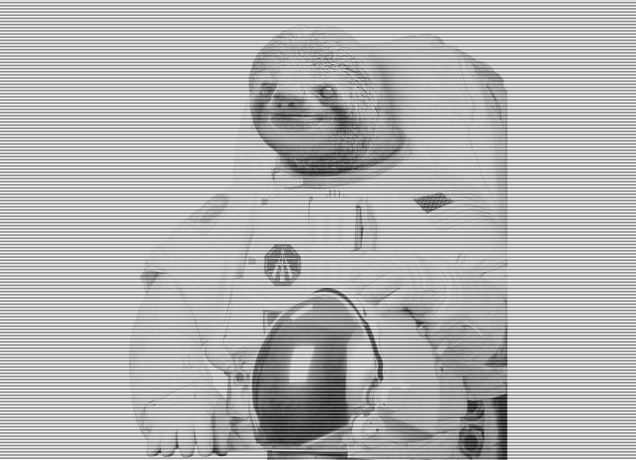
#> input picture Tutorial 4 Fourier Transforms/SlothySinNoise.png, 1272 x 920 px (shown at 1/2 size)
$ jupyter execute 'Tutorial 3.ipynb'
#> lines starting #> are read from the running program, lines starting #| are printed output that depends on the picture
# Tutorial 3 Notebook - Fourier Transforms
In this notebook, we will be practicing implementing fourier transforms
You need to be able to do this for your first assignment!
As usual, please read through the code and understand it.

[cell 1]
import numpy as np
import scipy as sp
import scipy.fftpack
from matplotlib import pyplot as plt

## Part 1 - Baby's First Fourier Transform.
We are going to make a sinusoid with a certain frequency, then see if we can pick up the frequency from our fourier transform

[cell 2]
# Parameters that we might change (I like to keep these separate, to make it easier)
frequency = 0.1 #rads/sec, frequency of our sinusoid
sampling_time = 10000 #seconds, how long in time we will generate our sinusoid for.
timestep = 10 #seconds, the time in between each sample. (The inverse of this is our sample rate in Hz)

# Generate our timebase
num_samples = int(sampling_time/timestep) + 1  # Number of samples we will take
time_base = np.linspace(0, sampling_time, num_samples)
print("Time Base:")
print(time_base[0:5]) # Print out the first 5 items in the timebase just to check that it's what we expect

# Generate our sinusoid, and plot it!
x = np.sin(time_base*frequency)
plt.plot(time_base, x)
plt.xlabel('Time (s)')
plt.show()
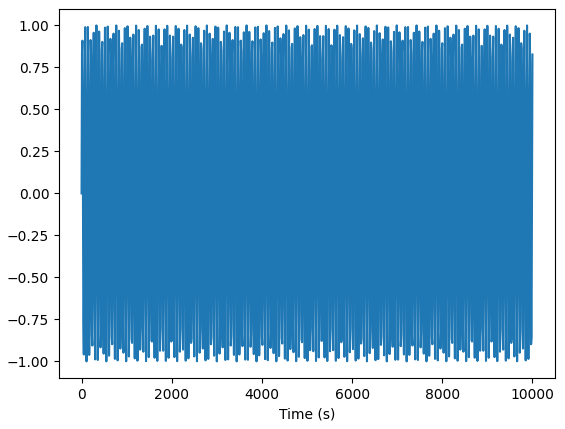
#> figure drawn by matplotlib, 1 panel; curve peaks at x = 6990, y = 1
# Generate the fourier transform of our sinusoid
X = sp.fftpack.fft(x)
freq_base = sp.fftpack.fftfreq(num_samples, d=timestep) # Generates our frequency base
print(freq_base)

# Prepare to plot our fourier transform (effort!)
# Step 1 - take the absolute value of our fourier transform
X = np.abs(X)
# Step 2 - take only the second half of our fourier transform (it's mirrored about f = 0)
X = np.copy(X[:num_samples//2])
freq_base = np.copy(freq_base[:num_samples//2])
# Step 3 - plot the thing!
plt.figure()
plt.plot(freq_base, X)
plt.xlabel('Frequency (Hz)')

print("We should be expecting a peak at " + str(frequency/(2*np.pi)) + " Hz")
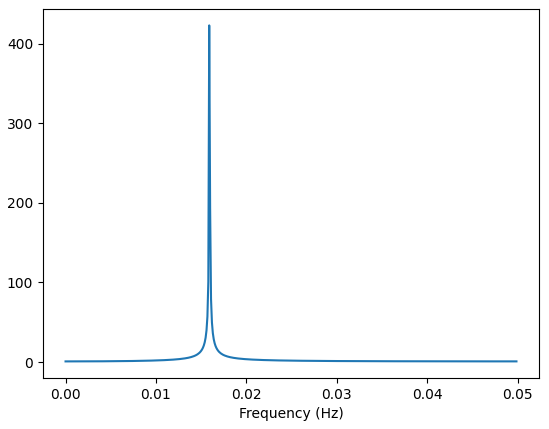
#> figure drawn by matplotlib, 1 panel; curve peaks at x = 0.0159, y = 422.9

**Homework**
Change the function! Find the fourier transform of the following functions:
1) Gaussian
2) Step Function
3) Point Function

Try to add noise to the sinusoid! See how this noise shows up on the fourier transform!

## Part 2 - Russian Resolution
Playing around with the resolution of f tranforms. Our goal; understand how the number of samples affects the resolution of our fourier transform.

[cell 3]
# Let's generate a compound sinusoid with the frequencies very close together, and try to resolve the difference.

# Parameters that we might change (I like to keep these separate, to make it easier)
frequency_1 = 3.1514 #rads/sec
frequency_2 = 3.2312 #rads/sec

sampling_time = 100 #seconds, how long in time we will generate our sinusoid for.
timestep = 0.1 #seconds, the time in between each sample. (The inverse of this is our sample rate in Hz)

# Generate our timebase
num_samples = int(sampling_time/timestep) + 1  # Number of samples we will take
time_base = np.linspace(0, sampling_time, num_samples)
print("Time Base:")
print(time_base[0:5]) # Print out the first 5 items in the timebase just to check that it's what we expect

# Generate our sinusoid, and plot it!
x = np.sin(time_base*frequency_1) + np.sin(time_base*frequency_2)
plt.plot(time_base, x)
plt.xlabel('Time (s)')
plt.show()
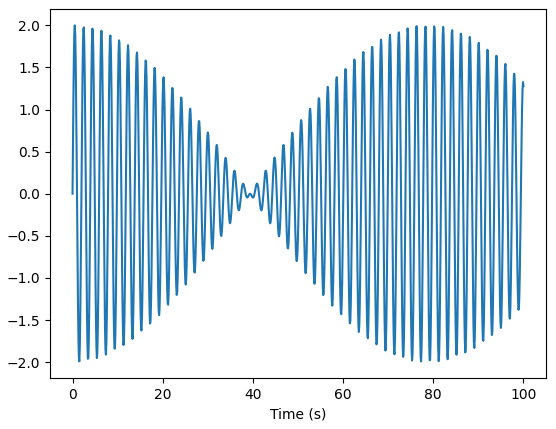
#> figure drawn by matplotlib, 1 panel; curve peaks at x = 0.5, y = 2

Note that we have a beat frequency on top of our two frequencies (what does THIS remind you of????)

[cell 4]
# Generate the fourier transform of our sinusoid
X = sp.fftpack.fft(x)
freq_base = sp.fftpack.fftfreq(num_samples, d=timestep) # Generates our frequency base
print(freq_base)

# Prepare to plot our fourier transform (effort!)
# Step 1 - take the absolute value of our fourier transform
X = np.abs(X)

# Step 2 - take only the second half of our fourier transform (it's mirrored about f = 0)
X = np.copy(X[:num_samples//2])
freq_base = np.copy(freq_base[:num_samples//2])
# Step 3 - plot the thing!
plt.figure()
plt.plot(freq_base, X)
plt.xlabel('Frequency (Hz)')
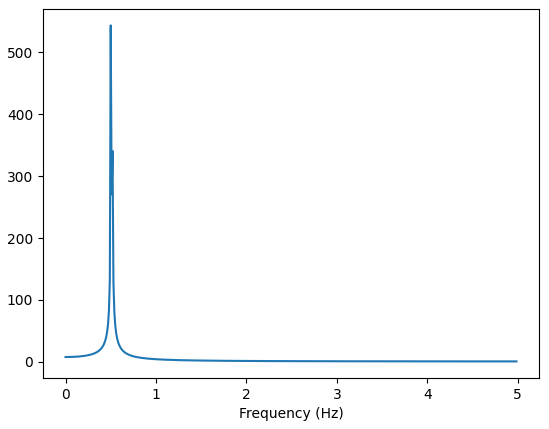
#> figure drawn by matplotlib, 1 panel; curve peaks at x = 0.5, y = 543.6

We now have two peaks - but we would like to improve their resolution a bit.

**Homework** - Using what you learned in the tute, make changes to improve the resolution of these two frequencies. You may wish to plot only a subset of the fourier transfrom data (do this using a slice, eg plot(X[0:100]))

## Part 3 - Image Processing!
In this section, you're going to try and remove the noise from an image using the fourier transform.

[cell 5]
import imageio # Useful image processing stuff
import scipy.fftpack
from matplotlib import pyplot as plt

# Read in the image (this last part just extracts the greyscale intensity values - we aren't going to deal with color!)
Image = imageio.imread("SlothySinNoise.png")
#> Image is the input picture: shape (920, 1272); min 0, max 255, mean 177.7
plt.imshow(Image,cmap='gray')

[cell 6]
# Complete the 2D fourier transform of this image
fftRaw = scipy.fftpack.fft2(Image)
# Re-arrange the transform so that the centre is the 'low frequency' section
fftShifted = scipy.fftpack.fftshift(fftRaw)

# Take a look at the fourier transform (you have to take the log to see any useful contrast)
# We are also taking the absolute value because we are looking at the intensity!
#      We don't want phase information (complex component of the FT)

plt.imshow(np.log(np.abs(fftShifted)), cmap='gray')
plt.show()
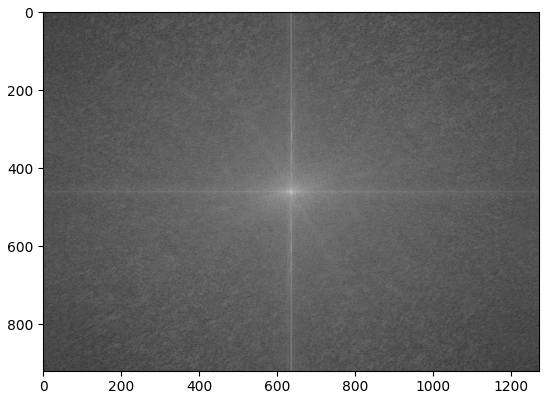
#> figure drawn by matplotlib, 1 panel

# INSERT PROCESSING HERE - I HAVE GIVEN YOU THE FRAMEWORK
#min_val = np.argmin(np.abs(fftShifted))
min_val = 0
for i in range(fftShifted.shape[0]):
    for j in range(fftShifted.shape[1]):
        if i > 400:
            fftShifted[i, j] = min_val + np.imag(fftShifted[i, j])


# Show our processing
plt.imshow(np.log(np.abs(fftShifted)), cmap='gray')
plt.show()
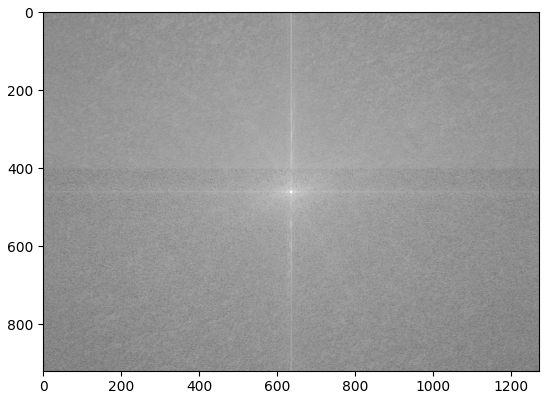
#> figure drawn by matplotlib, 1 panel

# Reverse the FFT and generate our final image
image_out = scipy.fftpack.ifft2(scipy.fftpack.fftshift(fftShifted))
print(image_out)
#> (printed output is left out)
plt.imshow(np.abs(image_out), cmap='gray')
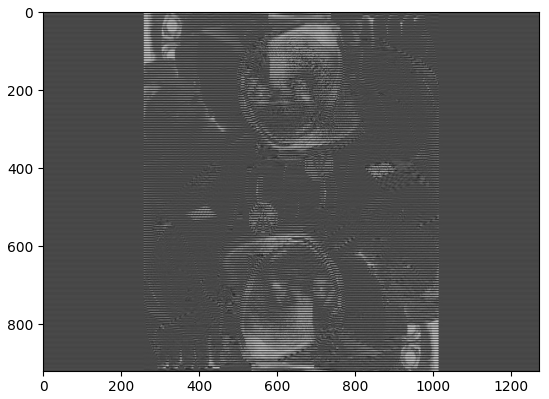
#> figure drawn by matplotlib, 1 panel
